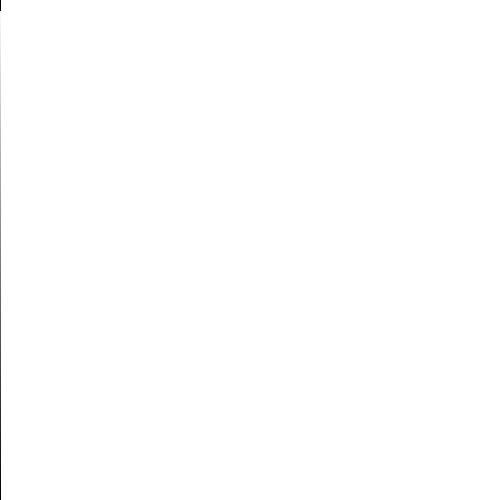
Frame 1 (no input)
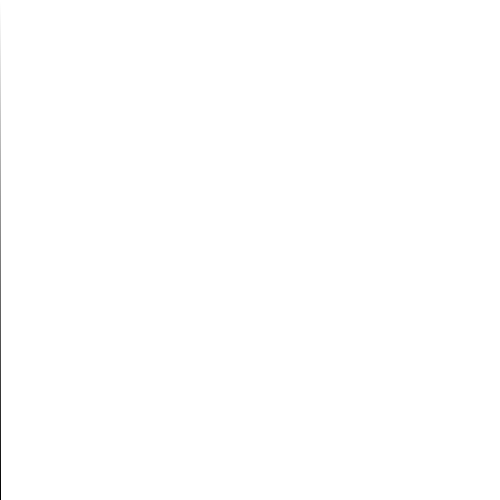
Frame 60 (the mouse pressed at the canvas centre just before this capture)
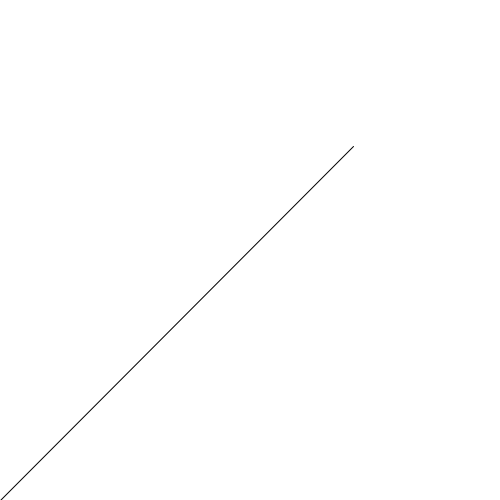
Frame 120 (the mouse held since frame 60 and released just before this capture)

The Processing sketch that drew these frames (run headless with seeded random() and noise(); from frame 60 on, the mouse is pressed at the canvas centre):

// Processing sketch: Exercise_3_14_Sled
// ── Exercise_3_14_Sled.pde
ArrayList<Box> box =new ArrayList<Box>();

float angle;
float ln = 500;

void setup(){
  size(500,500);
  box.add(new Box());
}

void draw(){
  background(255);
  
  angle = map(height-mouseY,0,height,0,90);
  float x = ln*cos(radians(angle));
  float y = height-ln*sin(radians(angle));
  line(0,height,x,y);
  
  for(int i = 0; i < box.size(); i++ ){
    box.get(i).update();
    box.get(i).display();
    if(box.get(i).location.x<-500){
      box.remove(i);
    }
  }
  println(box.size());
}

void mouseReleased() {
  box.add(new Box());
}
// ── Box.pde
class Box{
  
  float angle;
  PVector velocity;
  PVector location;
  PVector acceleration;
  PVector friction;
  float gravity = 0.4;
  float coefficient = 0.1;
  
  
  Box(){
    location = new PVector(0,0);
    velocity = new PVector(0,0);
    friction = new PVector(0,0);
    acceleration = new PVector(0,0);
  }
  void reset(){
    location.set(0,0);
    velocity.set(0,0);
    acceleration.set(0,0);
  }
  
  void update(){
    angle = map(height-mouseY,0,height,0,90);
    acceleration.set(-gravity*sin(radians(angle)),0);
    
    if(velocity.x<0){
      friction.set(gravity*cos(radians(angle))*coefficient,0);
    }else{
      friction.set(0,0);
    }
    acceleration.add(friction);
    velocity.add(acceleration);
    location.add(velocity);
  }
  
  void display(){
    float x = ln*cos(radians(angle));
    float y = height-ln*sin(radians(angle));
    //line(0,height,x,y);
    pushMatrix();
    translate(x,y);
    rotate(-radians(angle));
    
    rect(location.x,location.y,-10,-10);
    popMatrix();
  }
}
